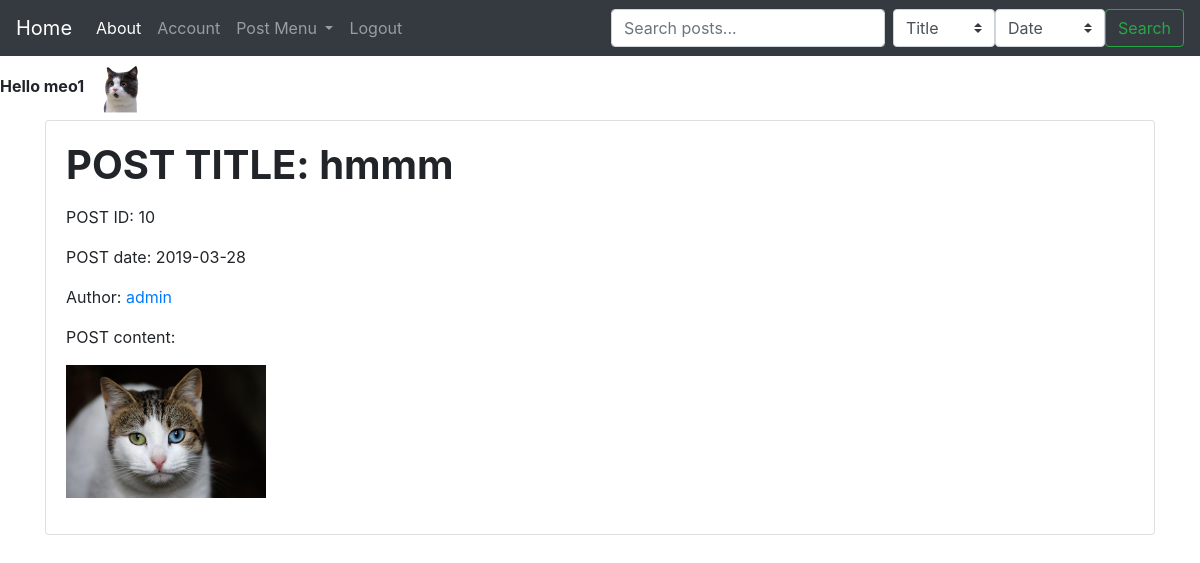
The page /post/10/detail (signed in) on the database its author committed.
### source/models.py (models this page shows, shortened)
class User(db.Model, UserMixin):
	__tablename__ = 'user_table'
	id = db.Column(db.Integer, primary_key=True)
	username = db.Column(db.String(30), unique=True, index =True, nullable=False)
	email = db.Column(db.String(40), unique=True, index =True, nullable=False)
	avatar = db.Column(db.String(30), nullable=False, default='default.png')
	password_hash = db.Column(db.String(128), nullable=False)
	post = db.relationship('Post', backref='author', lazy=True)

class Post(db.Model):
	__tablename__ = 'post_table'
	id = db.Column(db.Integer, primary_key=True)
	title = db.Column(db.String(30), nullable=False)
	date = db.Column(db.DateTime(), default=datetime.utcnow, nullable=False)
	content = db.Column(db.Text(), nullable=False)
	desc = db.Column(db.Text())
	thumb = db.Column(db.String(100))
	user_id = db.Column(db.String(20), db.ForeignKey('user_table.id'), nullable=False)

### source/post/views.py (the view)
@post.route('/post/<int:post_id>/detail')
@login_required
def show(post_id):
    post_sample = Post.query.get(post_id)
    return render_template('post_content.html', post_sample=post_sample)

### source/models.py (called while the page is built)
@lm.user_loader
def load_user(user_id):
	return User.query.get(user_id)

### source/templates/post_content.html (shortened to what this page needs)
{% extends 'base.html' %}
{% block content %}
<div class="container">
  <div class="card" >
    <div class="card-body">
			<h1><strong><p>POST TITLE: {{post_sample.title}}</p></strong></h1>
			<p>POST ID: {{post_sample.id}}</p>
			<p>POST date: {{post_sample.date.strftime('%Y-%m-%d')}}</p>
			<p>Author: <a href="{{ url_for('user.posts', username=post_sample.author.username) }}">{{ post_sample.author.username }}</a></p>
			<p>POST content: </p>
			<p>{{ post_sample.content|safe}}</p>
   	</div>
  </div>
</div>
{% endblock %}

### source/templates/base.html (shortened to what this page needs)
<!DOCTYPE html>
<html>
<head>
	<link rel="stylesheet" href="https://stackpath.bootstrapcdn.com/bootstrap/4.3.1/css/bootstrap.min.css">
	<link rel="stylesheet" href="static/basic.css">
</head>
<body>
	<nav class="navbar navbar-expand-lg navbar-dark bg-dark">
	  <a class="navbar-brand" href="{{ url_for('core.index') }}">Home</a>
	  <div class="collapse navbar-collapse" id="navbarSupportedContent">
	    <ul class="navbar-nav mr-auto">
	      <li class="nav-item active">
	        <a class="nav-link" href="{{ url_for('core.about') }}">About <span class="sr-only">(current)</span></a>
	      </li>
	      {% if current_user.is_authenticated %}
	      <li class="nav-item">
	        <a class="nav-link" href="{{ url_for('user.account', user_id=current_user.id) }}">Account</a>
	      </li>
	      <li class="nav-item dropdown">
	        <a class="nav-link dropdown-toggle" href="#" id="navbarDropdown" role="button" data-toggle="dropdown" aria-haspopup="true" aria-expanded="false">
	          Post Menu
	        </a>
	      </li>
	      <li class="nav-item">
	        <a class="nav-link" href="{{ url_for('user.logout') }}" tabindex="-1">Logout</a>
	      </li>
	      {% endif %}
	    </ul>
	  </div>
	  <form class="form-inline my-2 my-lg-0" action="{{url_for('post.search')}}">
      <input class="form-control mr-sm-2" type="search" placeholder="Search posts..." aria-label="Search" name="keyword">
		  <select class="custom-select" id="inputGroupSelect04" aria-label="Example select with button addon" name="search_by">
		    <option selected value="title">Title</option>
		  </select>
		  <select class="custom-select" id="inputGroupSelect04" aria-label="Example select with button addon" name="sort">
		    <option selected value="date">Date</option>
		  </select>
      <button class="btn btn-outline-success my-2 my-sm-0" type="submit">Search</button>
    </form>
	</nav>
	{% if current_user.is_authenticated %}
	<strong>Hello {{current_user.username}}</strong>
	<img src="{{ url_for('static', filename='profile_pics/' + current_user.avatar) }}"  width="64" height="64">
	{% endif %}
{% block content %}
{% endblock %}
</body>
</html>

### rows shown on the page
User: username "meo1", avatar (placeholder picture)
Post: title "hmmm", id "10", date "2019-03-28", content (picture)
User: author.username "admin"
